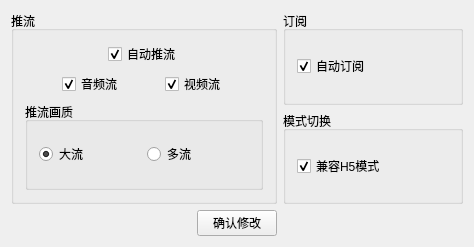
<?xml version="1.0" encoding="UTF-8"?>
<ui version="4.0">
 <class>ConfigDlg</class>
 <widget class="QWidget" name="ConfigDlg">
  <property name="geometry">
   <rect>
    <x>0</x>
    <y>0</y>
    <width>474</width>
    <height>247</height>
   </rect>
  </property>
  <property name="windowTitle">
   <string>配置</string>
  </property>
  <layout class="QGridLayout" name="gridLayout">
   <item row="0" column="2">
    <widget class="QGroupBox" name="groupBox_3">
     <property name="title">
      <string>订阅</string>
     </property>
     <layout class="QGridLayout" name="gridLayout_7">
      <item row="0" column="0">
       <widget class="QCheckBox" name="checkBox_autoSub">
        <property name="text">
         <string>自动订阅</string>
        </property>
        <property name="checked">
         <bool>true</bool>
        </property>
       </widget>
      </item>
     </layout>
    </widget>
   </item>
   <item row="0" column="0" rowspan="2" colspan="2">
    <widget class="QGroupBox" name="groupBox">
     <property name="title">
      <string>推流</string>
     </property>
     <layout class="QGridLayout" name="gridLayout_2">
      <item row="1" column="0">
       <spacer name="horizontalSpacer_5">
        <property name="orientation">
         <enum>Qt::Horizontal</enum>
        </property>
        <property name="sizeHint" stdset="0">
         <size>
          <width>11</width>
          <height>20</height>
         </size>
        </property>
       </spacer>
      </item>
      <item row="1" column="1">
       <widget class="QCheckBox" name="checkBox_audio">
        <property name="text">
         <string>音频流</string>
        </property>
        <property name="checked">
         <bool>true</bool>
        </property>
       </widget>
      </item>
      <item row="1" column="2">
       <spacer name="horizontalSpacer_6">
        <property name="orientation">
         <enum>Qt::Horizontal</enum>
        </property>
        <property name="sizeHint" stdset="0">
         <size>
          <width>11</width>
          <height>20</height>
         </size>
        </property>
       </spacer>
      </item>
      <item row="1" column="3">
       <widget class="QCheckBox" name="checkBox_video">
        <property name="text">
         <string>视频流</string>
        </property>
        <property name="checked">
         <bool>true</bool>
        </property>
       </widget>
      </item>
      <item row="1" column="4">
       <spacer name="horizontalSpacer_7">
        <property name="orientation">
         <enum>Qt::Horizontal</enum>
        </property>
        <property name="sizeHint" stdset="0">
         <size>
          <width>11</width>
          <height>20</height>
         </size>
        </property>
       </spacer>
      </item>
      <item row="2" column="0" colspan="5">
       <widget class="QGroupBox" name="groupBox_2">
        <property name="title">
         <string>推流画质</string>
        </property>
        <layout class="QGridLayout" name="gridLayout_5">
         <item row="0" column="0">
          <widget class="QRadioButton" name="radioButton_quality">
           <property name="text">
            <string>大流</string>
           </property>
           <property name="checked">
            <bool>true</bool>
           </property>
          </widget>
         </item>
         <item row="0" column="1">
          <widget class="QRadioButton" name="radioButton_fluent">
           <property name="text">
            <string>多流</string>
           </property>
          </widget>
         </item>
        </layout>
       </widget>
      </item>
      <item row="0" column="0" colspan="5">
       <layout class="QHBoxLayout" name="horizontalLayout">
        <item>
         <spacer name="horizontalSpacer_3">
          <property name="orientation">
           <enum>Qt::Horizontal</enum>
          </property>
          <property name="sizeHint" stdset="0">
           <size>
            <width>40</width>
            <height>20</height>
           </size>
          </property>
         </spacer>
        </item>
        <item>
         <widget class="QCheckBox" name="checkBox_autoPub">
          <property name="text">
           <string>自动推流</string>
          </property>
          <property name="checked">
           <bool>true</bool>
          </property>
         </widget>
        </item>
        <item>
         <spacer name="horizontalSpacer_4">
          <property name="orientation">
           <enum>Qt::Horizontal</enum>
          </property>
          <property name="sizeHint" stdset="0">
           <size>
            <width>75</width>
            <height>20</height>
           </size>
          </property>
         </spacer>
        </item>
       </layout>
      </item>
     </layout>
    </widget>
   </item>
   <item row="1" column="2">
    <widget class="QGroupBox" name="groupBox_4">
     <property name="title">
      <string>模式切换</string>
     </property>
     <layout class="QGridLayout" name="gridLayout_6">
      <item row="0" column="0">
       <widget class="QCheckBox" name="checkBox_H5Mode">
        <property name="text">
         <string>兼容H5模式</string>
        </property>
        <property name="checked">
         <bool>true</bool>
        </property>
       </widget>
      </item>
     </layout>
    </widget>
   </item>
   <item row="2" column="1">
    <widget class="QPushButton" name="pushButton_ok">
     <property name="text">
      <string>确认修改</string>
     </property>
    </widget>
   </item>
   <item row="2" column="2">
    <spacer name="horizontalSpacer">
     <property name="orientation">
      <enum>Qt::Horizontal</enum>
     </property>
     <property name="sizeHint" stdset="0">
      <size>
       <width>40</width>
       <height>20</height>
      </size>
     </property>
    </spacer>
   </item>
   <item row="2" column="0">
    <spacer name="horizontalSpacer_2">
     <property name="orientation">
      <enum>Qt::Horizontal</enum>
     </property>
     <property name="sizeHint" stdset="0">
      <size>
       <width>40</width>
       <height>20</height>
      </size>
     </property>
    </spacer>
   </item>
  </layout>
 </widget>
 <layoutdefault spacing="6" margin="11"/>
 <resources/>
 <connections/>
</ui>
